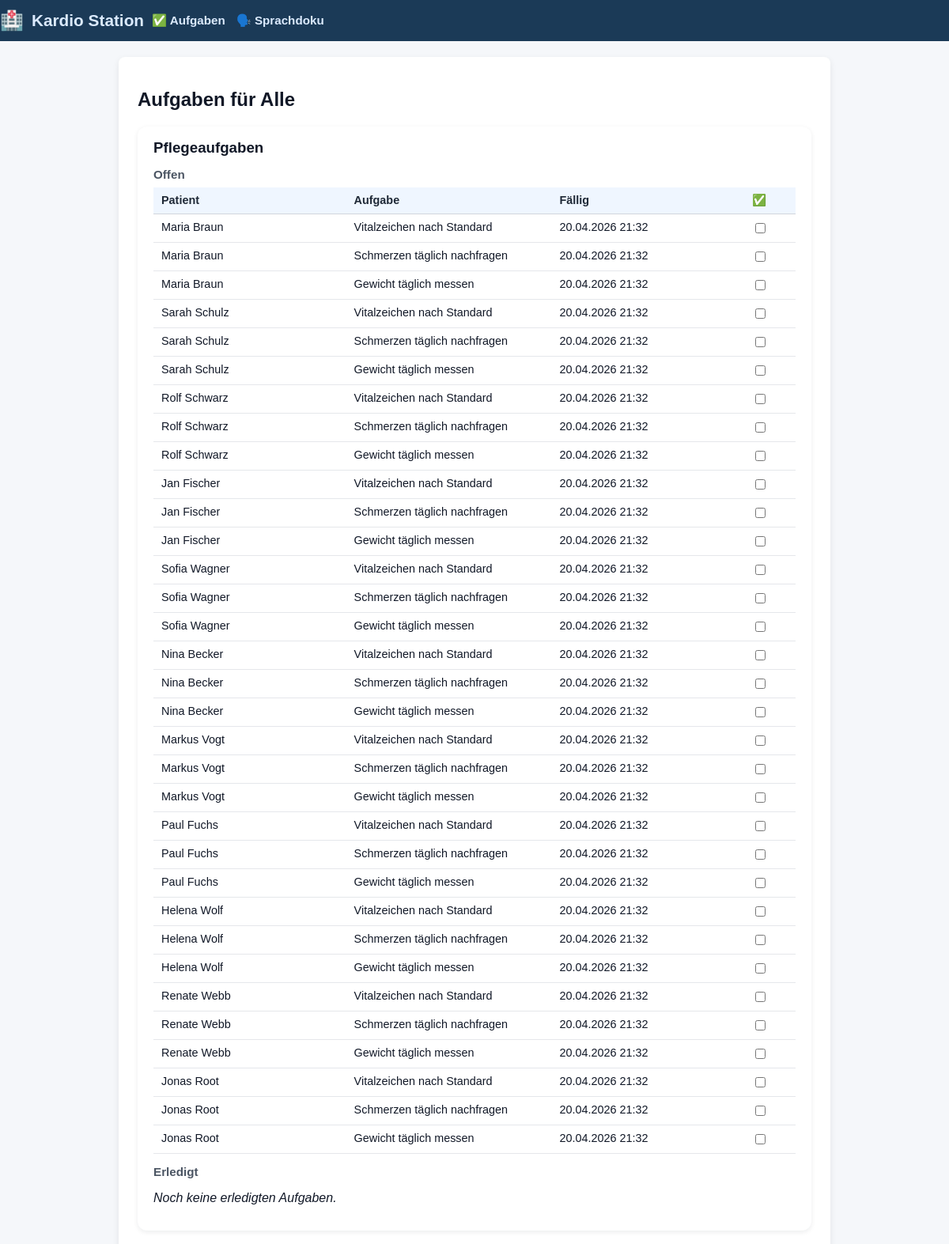
The page /tasks (upper part) on the database its author committed.
### tables this page shows
CREATE TABLE ai_tasks (
    id INTEGER PRIMARY KEY AUTOINCREMENT,
    patient_id INTEGER NOT NULL,
    description TEXT NOT NULL,
    due_time TEXT,
    completed INTEGER DEFAULT 0,
    FOREIGN KEY (patient_id) REFERENCES patients(id)
);

CREATE TABLE patients (
    id INTEGER PRIMARY KEY AUTOINCREMENT,
    patient_identifier TEXT NOT NULL,
    name TEXT NOT NULL,
    gender TEXT,
    dob TEXT,
    room TEXT,
    diagnosis TEXT,
    bezugspflege_id INTEGER,
    allergies TEXT,
    code_status TEXT,
    admission_date TEXT,
    expected_discharge TEXT,
    primary_doctor TEXT,
    photo_filename TEXT,
    FOREIGN KEY (bezugspflege_id) REFERENCES nurses(id)
);

### app.py (the view)
@app.route("/tasks")
def tasks_view():
    patient_id = request.args.get("patient_id", type=int)
    conn = get_connection()
    cur = conn.cursor()
    if patient_id:
        cur.execute("""
            SELECT id, name, patient_identifier
            FROM patients
            WHERE id = ?;
        """, (patient_id,))
        patients = cur.fetchall()
        viewing_all_patients = False
        selected_patient = patients[0] if patients else None
    else:
        cur.execute("""
            SELECT id, name, patient_identifier
            FROM patients
            ORDER BY room;
        """)
        patients = cur.fetchall()
        viewing_all_patients = True
        selected_patient = None
        patient = None
    if patient_id:
        cur.execute("SELECT * FROM patients WHERE id = ?;", (patient_id,))
        patient = cur.fetchone()
    if patient_id:
        cur.execute("""
            SELECT
                t.id,
                t.patient_id,
                t.description,
                t.due_time,
                t.completed,
                p.name AS patient_name,
                p.patient_identifier AS patient_identifier
            FROM ai_tasks t
            JOIN patients p ON p.id = t.patient_id
            WHERE t.patient_id = ?
            ORDER BY datetime(t.due_time);
        """, (patient_id,))
    else:
        cur.execute("""
            SELECT
                t.id,
                t.patient_id,
                t.description,
                t.due_time,
                t.completed,
                p.name AS patient_name,
                p.patient_identifier AS patient_identifier
            FROM ai_tasks t
            JOIN patients p ON p.id = t.patient_id
            ORDER BY p.room, datetime(t.due_time);
        """)
    ai_tasks = cur.fetchall()
    ai_tasks_open = [t for t in ai_tasks if not t["completed"]]
    ai_tasks_done = [t for t in ai_tasks if t["completed"]]
    if patient_id:
        cur.execute("""
            SELECT o.*, p.name AS patient_name, p.patient_identifier
            FROM orders o
            JOIN patients p ON p.id = o.patient_id
            WHERE o.patient_id = ?
            ORDER BY o.due_date;
        """, (patient_id,))
    else:
        cur.execute("""
            SELECT o.*, p.name AS patient_name, p.patient_identifier
            FROM orders o
            JOIN patients p ON p.id = o.patient_id
            ORDER BY o.patient_id, o.due_date;
        """)
    orders = cur.fetchall()
    orders_open = [o for o in orders if (o["status"] or "").lower() != "erledigt"]
    orders_done = [o for o in orders if (o["status"] or "").lower() == "erledigt"]
    try:
        cur.execute("ALTER TABLE medications ADD COLUMN given INTEGER DEFAULT 0;"
                    "ALTER TABLE medications ADD COLUMN not_given INTEGER DEFAULT 0;"
                    )
        conn.commit()
    except sqlite3.OperationalError:
        pass
    if patient_id:
        cur.execute("""
            SELECT m.*, p.name AS patient_name, p.patient_identifier
            FROM medications m
            JOIN patients p ON p.id = m.patient_id
            WHERE m.patient_id = ?
            ORDER BY m.next_due;
        """, (patient_id,))
    else:
        cur.execute("""
            SELECT m.*, p.name AS patient_name, p.patient_identifier
            FROM medications m
            JOIN patients p ON p.id = m.patient_id
            ORDER BY m.patient_id, m.next_due;
        """)
    meds = cur.fetchall()
    meds_open = [m for m in meds if not (m["given"] or 0) and not (m["not_given"] or 0)]
    meds_done = [m for m in meds if (m["given"] or 0) or (m["not_given"] or 0)]
    cur.execute("""
        SELECT
            ma.given_at,
            n.name AS nurse_name,
            m.name AS med_name,
            m.dose
        FROM med_administrations ma
        JOIN medications m ON m.id = ma.med_id
        LEFT JOIN nurses n ON n.id = ma.nurse_id
        WHERE ma.patient_id = ?
        ORDER BY datetime(ma.given_at) DESC
        LIMIT 20;
    """, (patient_id or 0,))
    med_history = cur.fetchall()
    cur.execute("""
               SELECT alert, severity, created_at
               FROM ai_alerts
               WHERE patient_id = ?
               ORDER BY datetime(created_at) DESC, id DESC;
           """, (patient_id,))
    alerts = cur.fetchall()
    if selected_patient:
        add_patient_tab(selected_patient["id"], selected_patient["name"],
                        url_for("tasks_view", patient_id=selected_patient["id"]))
        set_active_patient(selected_patient["id"])
    current_nurse = get_current_nurse(conn)
    conn.close()
    conn.close()
    return render_template(
        "tasks.html",
        alerts=alerts,
        current_nurse=current_nurse,
        patients=patients,
        viewing_all_patients=viewing_all_patients,
        selected_patient=selected_patient,
        patient=patient,  # <-- add this
        active_tab="tasks",
        ai_tasks_open=ai_tasks_open,
        ai_tasks_done=ai_tasks_done,
        orders_open=orders_open,
        orders_done=orders_done,
        meds_open=meds_open,
        meds_done=meds_done,
        med_history=med_history
    )

### app.py (called while the page is built, shortened)
def get_connection():
    conn = sqlite3.connect(DB_PATH)
    conn.row_factory = sqlite3.Row
    return conn

def get_current_nurse(conn=None):
    nurse_id = session.get("current_nurse_id")
    if not nurse_id:
        return None

@app.template_filter("format_dt")
def format_dt(value):
    if not value:
        return "–"
    try:
        dt = datetime.fromisoformat(value)
        return dt.astimezone(LOCAL_TZ).strftime("%d.%m.%Y %H:%M")
    except:
        return value

### templates/tasks.html (shortened to what this page needs)
<!DOCTYPE html>
<html lang="de">
<head>
    <link rel="stylesheet" href="{{ url_for('static', filename='styles.css') }}">
</head>
<body>
{% extends "base.html" %}
{% block content %}
    {% if viewing_all_patients %}
<h2>Aufgaben für Alle</h2>
{% endif %}
    <section class="section-card">
        <h3>Pflegeaufgaben</h3>
        <h4>Offen</h4>
        {% if ai_tasks_open %}
            <div class="table-wrapper">
                <table class="data-table">
                    <thead>
                        <tr>
                            <th>Patient</th>
                            <th>Aufgabe</th>
                            <th>Fällig</th>
                            <th>✅</th>
                        </tr>
                    </thead>
                    <tbody>
                        {% for t in ai_tasks_open %}
                        <tr>
                            <td>{{ t.patient_name }}</td>
                            <td>{{ t.description }}</td>
                            <td>{{ t.due_time | format_dt or "Nächste Schicht" }}</td>
                            <td>
                                <form method="POST" action="{{ url_for('toggle_task', task_id=t.id, task_type='ai') }}">
                                    <input type="checkbox" name="done" onchange="this.form.submit()">
                                </form>
                            </td>
                        </tr>
                        {% endfor %}
                    </tbody>
                </table>
            </div>
        {% else %}
            <p><em>Keine offenen Aufgaben.</em></p>
        {% endif %}
        <h4>Erledigt</h4>
        {% if ai_tasks_done %}
            <div class="table-wrapper">
                <table class="data-table">
                    <thead>
                        <tr>
                            <th>Patient</th>
                            <th>Aufgabe</th>
                            <th>Fällig</th>
                            <th>✅</th>
                        </tr>
                    </thead>
                    <tbody>
                        {% for t in ai_tasks_done %}
                        <tr class="task-completed">
                            <td>{{ t.patient_name }}</td>
                            <td>{{ t.description }}</td>
                            <td>{{ t.due_time | format_dt or "Nächste Schicht" }}</td>
                            <td>
                                <form method="POST" action="{{ url_for('toggle_task', task_id=t.id, task_type='ai') }}">
                                    <input type="checkbox" name="done" onchange="this.form.submit()" checked>
                                </form>
                            </td>
                        </tr>
                        {% endfor %}
                    </tbody>
                </table>
            </div>
        {% else %}
            <p><em>Noch keine erledigten Aufgaben.</em></p>
        {% endif %}
    </section>
{% endblock %}

### static/styles.css (style rules this page uses)
* { box-sizing: border-box; }
body { font-family: Arial, sans-serif; background: #f5f7fa; margin: 0; padding: 0; color: #111827; }
.table-wrapper { width: 100%; overflow-x: visible; }
.data-table, .detail-table, .simple-table { width: 100%; border-collapse: collapse; font-size: 0.9rem; table-layout: fixed; }
.data-table thead th, .detail-table thead th, .simple-table thead th { background: #eff6ff; font-weight: 600; color: #1f2937; text-align: left; padding: 8px 10px; border-bottom: 1px solid #d1d5db; white-space: normal; overflow-wrap: anywhere; word-break: break-word; }
.data-table td, .detail-table td, .simple-table td { padding: 8px 10px; border-bottom: 1px solid #e5e7eb; vertical-align: top; white-space: normal; overflow-wrap: anywhere; word-break: break-word; }
.data-table th:nth-child(1), .data-table td:nth-child(1) { width: 30%; }
.data-table th:nth-child(2), .data-table td:nth-child(2) { width: 32%; }
.data-table th:nth-child(3), .data-table td:nth-child(3) { width: 30%; }
.section-card { background: #ffffff; border-radius: 12px; padding: 16px 20px; margin-bottom: 20px; box-shadow: 0 2px 6px rgba(15, 23, 42, 0.08); }
.section-card h3 { margin-top: 0; margin-bottom: 8px; }
.section-card h4 { margin-bottom: 8px; margin-top: 14px; font-size: 0.95rem; color: #4b5563; }

### rows shown on the page
ai_tasks: patient_name "Maria Braun", description "Vitalzeichen nach Standard", due_time "20.04.2026 21:32"
ai_tasks: patient_name "Maria Braun", description "Schmerzen täglich nachfragen", due_time "20.04.2026 21:32"
ai_tasks: patient_name "Maria Braun", description "Gewicht täglich messen", due_time "20.04.2026 21:32"
ai_tasks: patient_name "Sarah Schulz", description "Vitalzeichen nach Standard", due_time "20.04.2026 21:32"
ai_tasks: patient_name "Sarah Schulz", description "Schmerzen täglich nachfragen", due_time "20.04.2026 21:32"
ai_tasks: patient_name "Sarah Schulz", description "Gewicht täglich messen", due_time "20.04.2026 21:32"
ai_tasks: patient_name "Rolf Schwarz", description "Vitalzeichen nach Standard", due_time "20.04.2026 21:32"
ai_tasks: patient_name "Rolf Schwarz", description "Schmerzen täglich nachfragen", due_time "20.04.2026 21:32"
ai_tasks: patient_name "Rolf Schwarz", description "Gewicht täglich messen", due_time "20.04.2026 21:32"
ai_tasks: patient_name "Jan Fischer", description "Vitalzeichen nach Standard", due_time "20.04.2026 21:32"
ai_tasks: patient_name "Jan Fischer", description "Schmerzen täglich nachfragen", due_time "20.04.2026 21:32"
ai_tasks: patient_name "Jan Fischer", description "Gewicht täglich messen", due_time "20.04.2026 21:32"
ai_tasks: patient_name "Sofia Wagner", description "Vitalzeichen nach Standard", due_time "20.04.2026 21:32"
ai_tasks: patient_name "Sofia Wagner", description "Schmerzen täglich nachfragen", due_time "20.04.2026 21:32"
ai_tasks: patient_name "Sofia Wagner", description "Gewicht täglich messen", due_time "20.04.2026 21:32"
ai_tasks: patient_name "Nina Becker", description "Vitalzeichen nach Standard", due_time "20.04.2026 21:32"
ai_tasks: patient_name "Nina Becker", description "Schmerzen täglich nachfragen", due_time "20.04.2026 21:32"
ai_tasks: patient_name "Nina Becker", description "Gewicht täglich messen", due_time "20.04.2026 21:32"
ai_tasks: patient_name "Markus Vogt", description "Vitalzeichen nach Standard", due_time "20.04.2026 21:32"
ai_tasks: patient_name "Markus Vogt", description "Schmerzen täglich nachfragen", due_time "20.04.2026 21:32"
ai_tasks: patient_name "Markus Vogt", description "Gewicht täglich messen", due_time "20.04.2026 21:32"
ai_tasks: patient_name "Paul Fuchs", description "Vitalzeichen nach Standard", due_time "20.04.2026 21:32"
ai_tasks: patient_name "Paul Fuchs", description "Schmerzen täglich nachfragen", due_time "20.04.2026 21:32"
ai_tasks: patient_name "Paul Fuchs", description "Gewicht täglich messen", due_time "20.04.2026 21:32"
ai_tasks: patient_name "Helena Wolf", description "Vitalzeichen nach Standard", due_time "20.04.2026 21:32"
ai_tasks: patient_name "Helena Wolf", description "Schmerzen täglich nachfragen", due_time "20.04.2026 21:32"
ai_tasks: patient_name "Helena Wolf", description "Gewicht täglich messen", due_time "20.04.2026 21:32"
ai_tasks: patient_name "Renate Webb", description "Vitalzeichen nach Standard", due_time "20.04.2026 21:32"
ai_tasks: patient_name "Renate Webb", description "Schmerzen täglich nachfragen", due_time "20.04.2026 21:32"
ai_tasks: patient_name "Renate Webb", description "Gewicht täglich messen", due_time "20.04.2026 21:32"
ai_tasks: patient_name "Jonas Root", description "Vitalzeichen nach Standard", due_time "20.04.2026 21:32"
ai_tasks: patient_name "Jonas Root", description "Schmerzen täglich nachfragen", due_time "20.04.2026 21:32"
ai_tasks: patient_name "Jonas Root", description "Gewicht täglich messen", due_time "20.04.2026 21:32"
